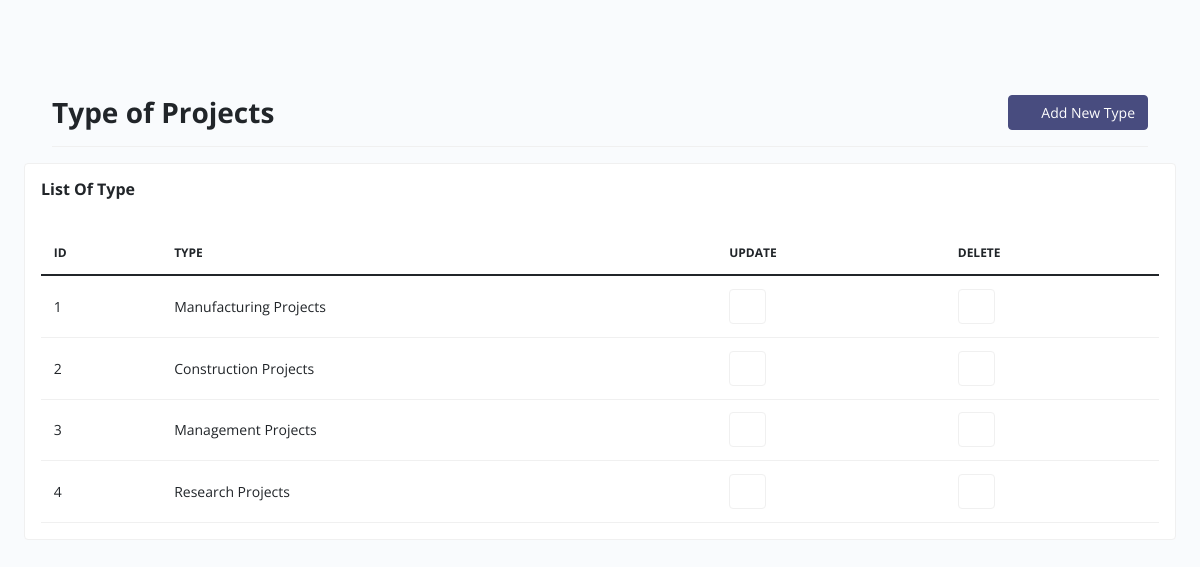
Page /typeproject/ on the committed database.
### ProjectMangement/models.py (models this page shows, shortened)
class TypeProject(models.Model):
    type = models.CharField(max_length=50)

### ProjectMangement/views.py (the view)
# urls.py: path('typeproject/',views.showTypeProject,name="typeOFProject"),
def showTypeProject(request):
    TYPES = TypeProject.objects.all()
    types = serializers.serialize('json',TypeProject.objects.all())
    return render(request,'ProjectMangement/typeProjects.html',{'types':types,'TYPES':TYPES})

### Templates/ProjectMangement/typeProjects.html (shortened to what this page needs)
{% load static %}
<!doctype html>
<html class="no-js" lang="en" dir="ltr">
<head>
    <link rel="stylesheet" href="{% static 'css/my-task.style.min.css' %}">
</head>
<body>
    <div id="mytask-layout" class="theme-indigo">
        <div class="main px-lg-4 px-md-4">
            <div class="header">
                <nav class="navbar py-4">
                </nav>
            </div>
            <div class="body d-flex py-3">
                <div class="container-xxl">
                    <div class="row g-3 mb-3 row-deck">
                        <div>
                            <div class="container-xxl">
                                        <div
                                            class="card-header p-0 no-bg bg-transparent d-flex align-items-center px-0 justify-content-between border-bottom flex-wrap">
                                            <h3 class="fw-bold py-3 mb-0">Type of Projects</h3>
                                            <div class="d-flex py-2 project-tab flex-wrap w-sm-100">
                                                <button type="button" class="btn btn-dark w-sm-100"
                                                    data-bs-toggle="modal" data-bs-target="#createproject"><i
                                                        class="icofont-plus-circle me-2 fs-6"></i>Add New Type</button>
                                            </div>
                                        </div>
                            </div>
                        </div>
                    </div>
                </div>
                <div class="row g-3 mb-3 row-deck">
                    <div class="col-md-12">
                        <div class="card mb-3">
                            <div class="card-header py-3 d-flex justify-content-between align-items-center">
                                <div class="info-header">
                                    <h6 class="mb-0 fw-bold ">List Of Type</h6>
                                </div>
                            </div>
                            <div class="card-body">
                                <table id="myProjectTable" class="table table-hover align-middle mb-0"
                                    style="width:100%">
                                    <thead>
                                        <tr>
                                            <th>id</th>
                                            <th>Type</th>
                                            <th>Update </th>
                                            <th>Delete </th>
                                    </thead>
                                    <tbody>
                                        {% for type in TYPES %}
                                        <tr> <td>{{type.pk}}</td> <td>{{type.type}}</td>
                                        <td><button type="button" class="btn btn-outline-secondary" onclick="editProject('{{type.pk}}','{{type.type}}')" data-bs-toggle="modal" data-bs-target="#editproject"><i class="icofont-edit text-success"></i></button>
                                            </td>
                                        <td><button type="button" class="btn btn-outline-secondary" onclick="setActiveProject('{{type.pk}}')" data-bs-toggle="modal" data-bs-target="#deleteproject"><i class="icofont-ui-delete text-danger"></i></button>
                                        </td></tr>
                                        {% endfor %}
                                    </tbody>
                                </table>
                            </div>
                        </div>
                    </div>
                </div>
            </div>
        </div>
    </div>
</body>
</html>

### rows in the picture
TypeProject: pk "1", type "Manufacturing Projects"
TypeProject: pk "2", type "Construction Projects"
TypeProject: pk "3", type "Management Projects"
TypeProject: pk "4", type "Research Projects"
